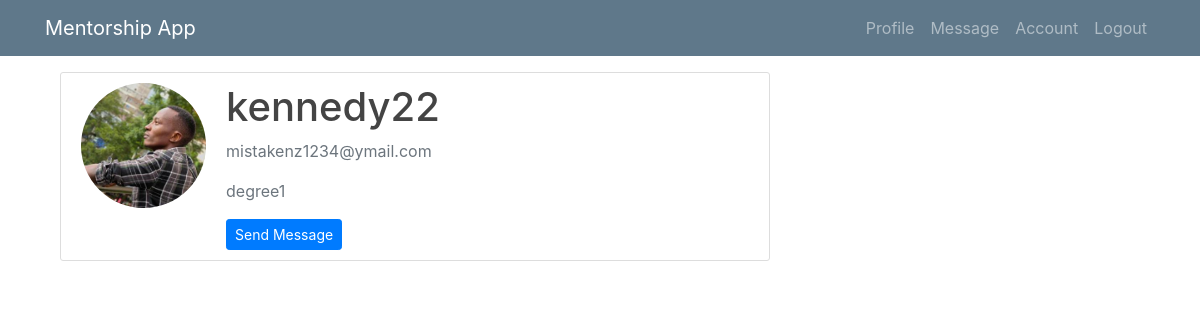
Page /profile1/22 (signed in) on the committed database.
### mentee/models.py (models this page shows, shortened)
class User(AbstractUser):
    is_mentee = models.BooleanField(default=False)
    is_mentor = models.BooleanField(default=False)

class Profile(models.Model):
    user = models.OneToOneField(User, on_delete=models.CASCADE)
    image = models.ImageField(default='default.jpg', upload_to='profile_pics')
    education = models.CharField(default='degree', max_length=100)

class Msg(models.Model):
    sender = models.ForeignKey(User, related_name="sender", on_delete=models.CASCADE, null=True)
    receipient = models.ForeignKey(User, related_name="receipient", on_delete=models.CASCADE)
    msg_content = models.TextField(max_length=100)
    sent_at = models.DateTimeField(null=True, blank=True)
    comment = models.TextField(blank=True, null=True)
    comment_at = models.DateTimeField(blank=True, null=True)
    is_approved = models.BooleanField(default=False, verbose_name="Approve?")
    date_approved = models.DateTimeField(blank=True, null=True)
    class Meta:
        ordering = ['-sent_at']

### mentee/views/mentor.py (the view)
# urls.py: path('profile1/<int:pk>', mentor.ProfileDetailView.as_view(), name="profile-detail1"),
class ProfileDetailView(LoginRequiredMixin, UserPassesTestMixin, DetailView):
    model = Msg
    context_object_name = 'msg'
    template_name = 'mentor/profile_detail1.html'
    def test_func(self):
        return self.request.user.is_mentor

### mentee/templates/mentor/profile_detail1.html (shortened to what this page needs)
{% extends 'mentor/base1.html' %}
{% block content %}
<br><br><br>
   <main role="main" class="container">
      <div class="row">
        <div class="col-md-8">
            <div class="content-section">
      <div class="media">
         <img class="rounded-circle account-img" src="{{ user.profile.image.url }}">
         <div class="media-body">
            <h2 class="account-heading">{{ msg.sender }}</h2>
            <p class="text-secondary">{{ msg.sender.email }}</p>
              <p class="text-secondary">{{ msg.sender.profile.education }}</p>
              <a class="btn btn-primary btn-sm" href="">Send Message</a>
         </div>
      </div>
   </div>
          </div>
        </div>
      </div>
{% endblock %}

### mentee/static/mentee/main.css (style rules this page uses)
body { background: #fafafa; color: #333333; margin-top: 5rem; }
h1, h2, h3, h4, h5, h6 { color: #444444; }
.content-section { background: #ffffff; padding: 10px 20px; border: 1px solid #dddddd; border-radius: 3px; margin-bottom: 20px; }
.account-img { height: 125px; width: 125px; margin-right: 20px; margin-bottom: 16px; }
.account-heading { font-size: 2.5rem; }

### rows in the picture
User: profile.image (picture)
Msg: sender "kennedy22", sender.email "mistakenz1234@ymail.com", sender.profile.education "degree1"
